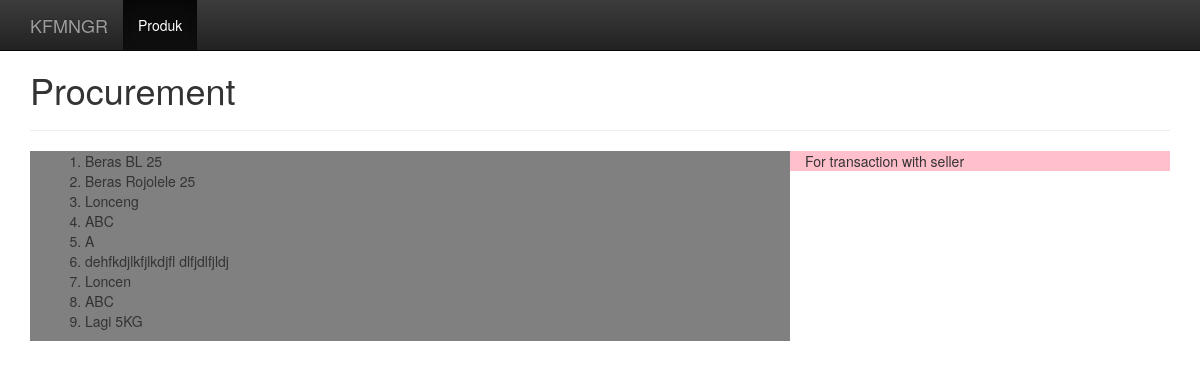
Before: /transaction/ with the older database file.
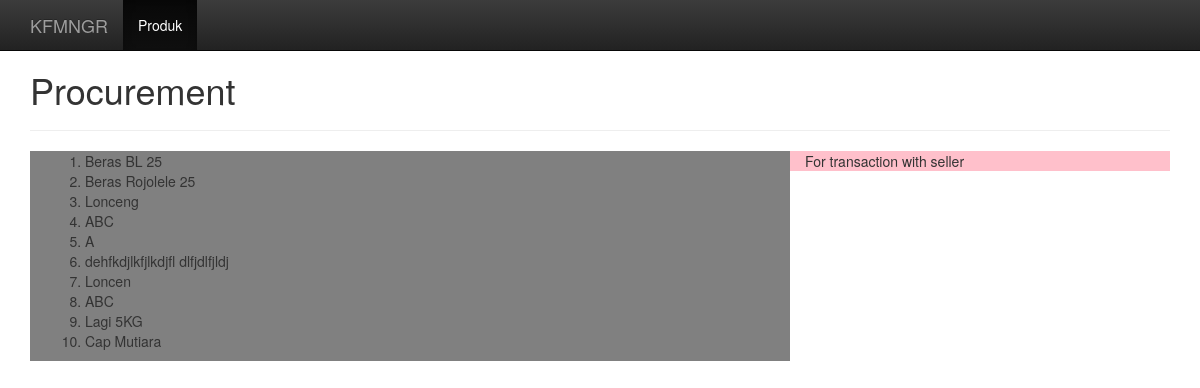
After: the same page with the newer database file.
### products/models.py (models this page shows, shortened)
class Product(models.Model):
    name = models.CharField(max_length=100)
    price = models.IntegerField(default=0)
    detail = models.CharField(max_length=100)
    weight = models.IntegerField(default=0)
    sku = models.CharField(blank=True, null=True, max_length=10)
    stock = models.IntegerField(default=0)
    created_at = models.DateTimeField(auto_now_add = True, auto_now = False)
    updated_at = models.DateTimeField(auto_now_add = False, auto_now = True)
    @staticmethod
    def get_all_products():
        return Product.objects.all()

### transactions/views.py (the view)
# urls.py: url(r'^transaction/$', buying, name='buying'),
def buying(request):
    products = Product.get_all_products()
    return render(request, 'buying.html', {'products':products})

### transactions/templates/buying.html (shortened to what this page needs)
{% extends 'base.html' %}
{% block content %}
<h1>Procurement</h1>
<hr>
<div class="col-md-8" style="background: grey;">
  <ol>
  {% for product in products %}
    <li>
      {{product.name}}
    </li>
  {% endfor %}
  </ol>
</div>
<div class="col-md-4" style="background: pink;">
  For transaction with seller
</div>
{% endblock %}

Changed rows visible on the page:
added Product: name "Cap Mutiara"
